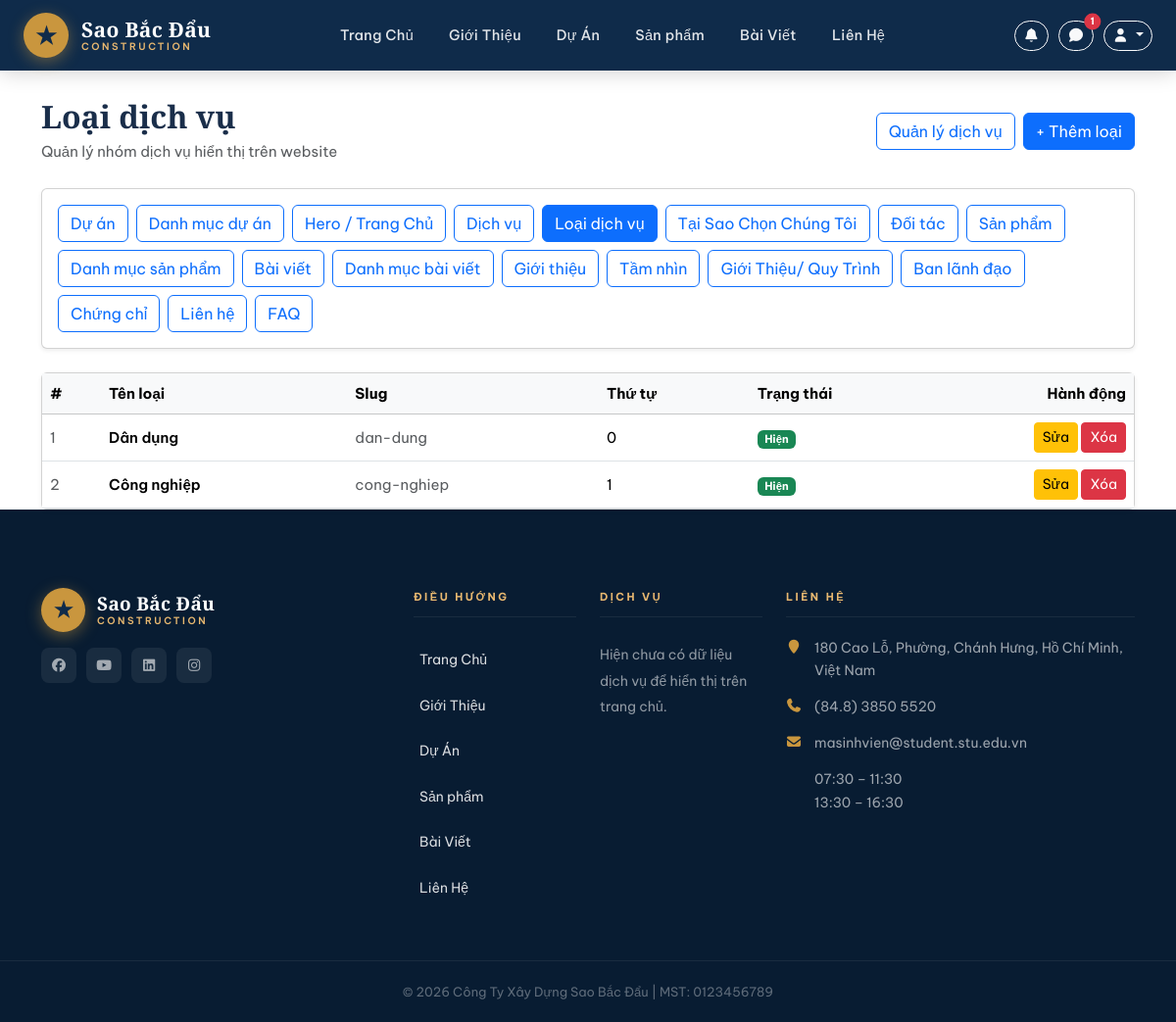
The app's page /service-types/ (signed in) with its own data.
### home/models.py (models this page shows, shortened)
class ServiceType(models.Model):
    name = models.CharField(max_length=100, unique=True, verbose_name="Tên loại")
    slug = models.SlugField(max_length=120, unique=True, blank=True)
    order = models.PositiveIntegerField(default=0, verbose_name="Thứ tự")
    is_active = models.BooleanField(default=True, verbose_name="Hiển thị")
    created_at = models.DateTimeField(auto_now_add=True)
    class Meta:
        ordering = ["order", "created_at", "name"]
        verbose_name = "Loại dịch vụ"
        verbose_name_plural = "Loại dịch vụ"

class ContactInfo(models.Model):
    branch_name = models.CharField(
        max_length=150, verbose_name="Tên chi nhánh / văn phòng"
    )
    address = models.TextField(verbose_name="Địa chỉ")
    phone = models.CharField(max_length=50, verbose_name="Số điện thoại")
    fax = models.CharField(max_length=50, blank=True, verbose_name="Fax")
    email = models.EmailField(blank=True, verbose_name="Email")
    working_hours = models.CharField(
        max_length=255, blank=True, verbose_name="Giờ làm việc"
    )
    map_embed_url = models.URLField(blank=True, verbose_name="Link Google Maps Embed")
    facebook_url = models.URLField(blank=True, verbose_name="Facebook URL")
    youtube_url = models.URLField(blank=True, verbose_name="YouTube URL")
    linkedin_url = models.URLField(blank=True, verbose_name="LinkedIn URL")
    instagram_url = models.URLField(blank=True, verbose_name="Instagram URL")
    order = models.PositiveIntegerField(default=0, verbose_name="Thứ tự hiển thị")
    is_active = models.BooleanField(default=True, verbose_name="Hiển thị")
    created_at = models.DateTimeField(auto_now_add=True)
    class Meta:
        ordering = ["order", "created_at"]

### home/views.py (the view)
# urls.py: path("service-types/", views.service_type_list, name="service_type_list"),
@staff_required
def service_type_list(request):
    service_types = ServiceType.objects.all().order_by("order", "created_at")
    error = request.GET.get("error")
    return render(
        request,
        "home/service_type_list.html",
        {"service_types": service_types, "error": error},
    )

### home/context_processors.py (called while the page is built)
def site_contact(request):
    contact = (
        ContactInfo.objects.filter(is_active=True)
        .order_by("order", "created_at")
        .first()
    )
    unread_notifications_count = 0
    recent_notifications = []
    if request.user.is_authenticated:
        unread_notifications_count = Notification.objects.filter(
            user=request.user,
            is_read=False,
        ).count()
        recent_notifications = Notification.objects.filter(user=request.user)[:5]
    consultations_unfinished = Consultation.objects.exclude(status="done").count()
    return {
        "site_contact": contact,
        "unread_notifications_count": unread_notifications_count,
        "recent_notifications": recent_notifications,
        "consultations_unfinished": consultations_unfinished,
    }

### home/views.py (called while the page is built)
def staff_required(view_func):
    @wraps(view_func)
    def _wrapped(request, *args, **kwargs):
        if not request.user.is_authenticated:
            return redirect(f"/login/?next={request.path}")
        if request.user.is_staff or request.user.is_superuser:
            return view_func(request, *args, **kwargs)
        messages.warning(request, "Bạn không có quyền truy cập trang quản lý.")
        return redirect("home")
    return _wrapped

### templates/home/service_type_list.html (shortened to what this page needs)
{% extends 'base.html' %}
{% block content %}
<div class="container" style="margin-top: 100px">
  <div class="d-flex justify-content-between align-items-center mb-4 flex-wrap gap-2">
    <div>
      <h2 class="fw-bold mb-1">Loại dịch vụ</h2>
      <p class="text-muted mb-0">Quản lý nhóm dịch vụ hiển thị trên website</p>
    </div>
    <div class="d-flex gap-2 flex-wrap">
      <a href="{% url 'service_list' %}" class="btn btn-outline-primary">
        Quản lý dịch vụ
      </a>
      <a href="{% url 'service_type_add' %}" class="btn btn-primary">
        + Thêm loại
      </a>
    </div>
  </div>
  <div class="card shadow-sm mb-4">
    <div class="card-body d-flex flex-wrap gap-2">
      <a href="{% url 'dashboard' %}" class="btn btn-outline-primary">Dự án</a>
      <a href="{% url 'project_category_list' %}" class="btn btn-outline-primary">Danh mục dự án</a>
      <a href="{% url 'hero_edit' %}" class="btn btn-outline-primary">Hero / Trang Chủ</a>
      <a href="{% url 'service_list' %}" class="btn btn-outline-primary">Dịch vụ</a>
      <a href="{% url 'service_type_list' %}" class="btn btn-outline-primary active">Loại dịch vụ</a>
      <a href="{% url 'why_choose_item_list' %}" class="btn btn-outline-primary">Tại Sao Chọn Chúng Tôi</a>
      <a href="{% url 'partner_list' %}" class="btn btn-outline-primary">Đối tác</a>
      <a href="{% url 'product_list' %}" class="btn btn-outline-primary">Sản phẩm</a>
      <a href="{% url 'product_category_list' %}" class="btn btn-outline-primary">Danh mục sản phẩm</a>
      <a href="{% url 'post_list' %}" class="btn btn-outline-primary">Bài viết</a>
      <a href="{% url 'post_category_list' %}" class="btn btn-outline-primary">Danh mục bài viết</a>
      <a href="{% url 'about_intro_edit' %}" class="btn btn-outline-primary">Giới thiệu</a>
      <a href="{% url 'statement_list' %}" class="btn btn-outline-primary">Tầm nhìn</a>
      <a href="{% url 'about_video_tour_edit' %}" class="btn btn-outline-primary">Giới Thiệu/ Quy Trình</a>
      <a href="{% url 'leadership_list' %}" class="btn btn-outline-primary">Ban lãnh đạo</a>
      <a href="{% url 'certificate_list' %}" class="btn btn-outline-primary">Chứng chỉ</a>
      <a href="{% url 'contact_info_list' %}" class="btn btn-outline-primary">Liên hệ</a>
      <a href="{% url 'faq_list' %}" class="btn btn-outline-primary">FAQ</a>
    </div>
  </div>
  <div class="card shadow-sm">
    <div class="table-responsive">
      <table class="table align-middle mb-0">
        <thead class="table-light">
          <tr>
            <th style="width:60px;">#</th>
            <th>Tên loại</th>
            <th>Slug</th>
            <th>Thứ tự</th>
            <th>Trạng thái</th>
            <th class="text-end" style="width:180px;">Hành động</th>
          </tr>
        </thead>
        <tbody>
          {% for item in service_types %}
          <tr>
            <td class="text-muted">{{ forloop.counter }}</td>
            <td class="fw-semibold">{{ item.name }}</td>
            <td class="text-muted">
              {{ item.slug|default:"—" }}
            </td>
            <td>{{ item.order }}</td>
            <td>
              {% if item.is_active %}
                <span class="badge bg-success">Hiện</span>
              {% else %}
                <span class="badge bg-secondary">Ẩn</span>
              {% endif %}
            </td>
            <td class="text-end">
              <a href="{% url 'service_type_edit' item.id %}" class="btn btn-sm btn-warning">
                Sửa
              </a>
              <a href="{% url 'service_type_delete' item.id %}"
                 class="btn btn-sm btn-danger"
                 onclick="return confirm('Xóa loại dịch vụ này?');">
                Xóa
              </a>
            </td>
          </tr>
          {% empty %}
          <tr>
            <td colspan="6" class="text-center text-muted py-4">
              Chưa có loại dịch vụ nào.
            </td>
          </tr>
          {% endfor %}
        </tbody>
      </table>
    </div>
  </div>
</div>
{% endblock %}

### templates/base.html (shortened to what this page needs)
<!doctype html>
<html lang="vi">
  {% load static %}
  <head>
    <link
      rel="stylesheet"
      href="{% static 'vendor/bootstrap/css/bootstrap.min.css' %}"
    />
    <link
      rel="stylesheet"
      href="https://cdn.jsdelivr.net/npm/@fortawesome/fontawesome-free@7.2.0/css/all.min.css"
    />
    <link
      rel="stylesheet"
      href="{% static 'vendor/animate/animate.min.css' %}"
    />
    <link rel="stylesheet" href="{% static 'css/style.css' %}" />
    <link rel="stylesheet" href="{% static 'css/home.css' %}" />
    <link rel="stylesheet" href="{% static 'css/about.css' %}" />
    <link rel="stylesheet" href="{% static 'css/contact.css' %}" />
  </head>
  <body>
    <header
      class="site-navbar js-sticky-header site-navbar-target"
      role="banner"
    >
      <div class="container">
        <div class="navbar-inner">
          <div class="site-logo">
            <a href="{% url 'home' %}">
              <div class="logo-icon">★</div>
              <div class="logo-text">
                <span>Sao Bắc Đẩu</span>
                <span>Construction</span>
              </div>
            </a>
          </div>
          <nav class="site-navigation d-none d-xl-block">
            <ul class="site-menu">
              <li><a href="{% url 'home' %}" class="nav-link">Trang Chủ</a></li>
              <li>
                <a href="{% url 'about' %}" class="nav-link">Giới Thiệu</a>
              </li>
              <li><a href="{% url 'project' %}" class="nav-link">Dự Án</a></li>
              <li>
                <a href="{% url 'product' %}" class="nav-link">Sản phẩm</a>
              </li>
              <li><a href="{% url 'post' %}" class="nav-link">Bài Viết</a></li>
              <li>
                <a href="{% url 'contact' %}" class="nav-link">Liên Hệ</a>
              </li>
            </ul>
          </nav>
          <div class="nav-actions d-none d-xl-flex align-items-center" style="gap: 10px;">
            <a
              href="{% url 'notifications' %}"
              class="btn btn-sm btn-outline-light position-relative"
              title="Thông báo"
            >
              <i class="fa fa-bell"></i>
            </a>
            {% if user.is_authenticated %}
              {% if user.is_staff %}
              <a
                href="{% url 'consultation_list' %}"
                class="btn btn-sm btn-outline-light position-relative"
                title="Tư vấn"
              >
                <i class="fa fa-comment"></i>
                {% if consultations_unfinished %}
                <span
                  class="badge bg-danger position-absolute top-0 start-100 translate-middle rounded-pill"
                  style="font-size: 10px;"
                >
                  {{ consultations_unfinished }}
                </span>
                {% endif %}
              </a>
              {% endif %}
              <div class="dropdown">
                <button
                  class="btn btn-sm btn-outline-light dropdown-toggle"
                  data-bs-toggle="dropdown"
                  aria-expanded="false"
                  title="Tài khoản"
                >
                  <i class="fa fa-user"></i>
                </button>
              </div>
            {% endif %}
          </div>
        </div>
      </div>
    </header>
    {% block content %} {% endblock %}
    <footer class="footer-area">
      <div class="container">
        <div class="row gy-4">
          <div class="col-lg-4 col-md-6">
            <div class="footer-logo-wrap mb-3">
              <a
                href="{% url 'home' %}"
                style="
                  display: flex;
                  align-items: center;
                  gap: 12px;
                  text-decoration: none;
                "
              >
                <div
                  class="logo-icon"
                  style="width: 45px; height: 45px; font-size: 22px"
                >
                  ★
                </div>
                <div class="logo-text">
                  <span>Sao Bắc Đẩu</span>
                  <span>Construction</span>
                </div>
              </a>
            </div>
            <div class="footer-social">
              {% if site_contact and site_contact.facebook_url %}
              <a
                href="{{ site_contact.facebook_url }}"
                target="_blank"
                rel="noopener noreferrer"
              >
                <i class="fab fa-facebook"></i>
              </a>
              {% endif %} {% if site_contact and site_contact.youtube_url %}
              <a
                href="{{ site_contact.youtube_url }}"
                target="_blank"
                rel="noopener noreferrer"
              >
                <i class="fab fa-youtube"></i>
              </a>
              {% endif %} {% if site_contact and site_contact.linkedin_url %}
              <a
                href="{{ site_contact.linkedin_url }}"
                target="_blank"
                rel="noopener noreferrer"
              >
                <i class="fab fa-linkedin"></i>
              </a>
              {% endif %} {% if site_contact and site_contact.instagram_url %}
              <a
                href="{{ site_contact.instagram_url }}"
                target="_blank"
                rel="noopener noreferrer"
              >
                <i class="fab fa-instagram"></i>
              </a>
              {% endif %}
            </div>
          </div>
          <div class="col-lg-2 col-md-6">
            <div class="footer-heading">Điều Hướng</div>
            <ul class="footer-links">
              <li><a href="{% url 'home' %}">Trang Chủ</a></li>
              <li><a href="{% url 'about' %}">Giới Thiệu</a></li>
              <li><a href="{% url 'project' %}">Dự Án</a></li>
              <li><a href="{% url 'product' %}">Sản phẩm</a></li>
              <li><a href="{% url 'post' %}">Bài Viết</a></li>
              <li><a href="{% url 'contact' %}">Liên Hệ</a></li>
            </ul>
          </div>
          <div class="col-lg-2 col-md-6">
            <div class="footer-heading">Dịch Vụ</div>
            <ul class="footer-links">
          {% for service in services %}
          <li><a href="#">{{ service.title }}</a></li>
          {% empty %}
              <li>Hiện chưa có dữ liệu dịch vụ để hiển thị trên trang chủ.</li>
          {% endfor %}
            </ul>
          </div>
          <div class="col-lg-4 col-md-6">
            <div class="footer-heading">Liên Hệ</div>
            <ul class="footer-contact-info">
              {% if site_contact %}
              <li>
                <i class="fa fa-map-marker"></i>
                {{ site_contact.address|linebreaksbr }}
              </li>
              <li>
                <i class="fa fa-phone"></i>
                {{ site_contact.phone }}
              </li>
              <li>
                <i class="fa fa-envelope"></i>
                {{ site_contact.email|default:"Chưa cập nhật" }}
              </li>
              <li>
                {{ site_contact.working_hours|default:"Chưa cập nhật giờ làm việc"|linebreaksbr }}
              </li>
              {% else %}
              <li><i class="fa fa-map-marker"></i> Chưa cập nhật địa chỉ</li>
              <li><i class="fa fa-phone"></i> Chưa cập nhật số điện thoại</li>
              <li><i class="fa fa-envelope"></i> Chưa cập nhật email</li>
              <li><i class="fa fa-clock-o"></i> Chưa cập nhật giờ làm việc</li>
              {% endif %}
            </ul>
          </div>
        </div>
      </div>
      <div class="footer-bottom">
        <div class="container text-center">
          <p>© 2026 Công Ty Xây Dựng Sao Bắc Đẩu | MST: 0123456789</p>
        </div>
      </div>
    </footer>
  </body>
</html>

### records on screen
ServiceType: name "Dân dụng", slug "dan-dung", order "0", is_active "Hiện"
ServiceType: name "Công nghiệp", slug "cong-nghiep", order "1", is_active "Hiện"
ContactInfo: address "180 Cao Lỗ, Phường, Chánh Hưng, Hồ Chí Minh, Việt Nam", phone "(84.8) 3850 5520", email "masinhvien@student.stu.edu.vn", working_hours "07:30 – 11:30 13:30 – 16:30"

### other values on screen
{{ consultations_unfinished }} "1"
